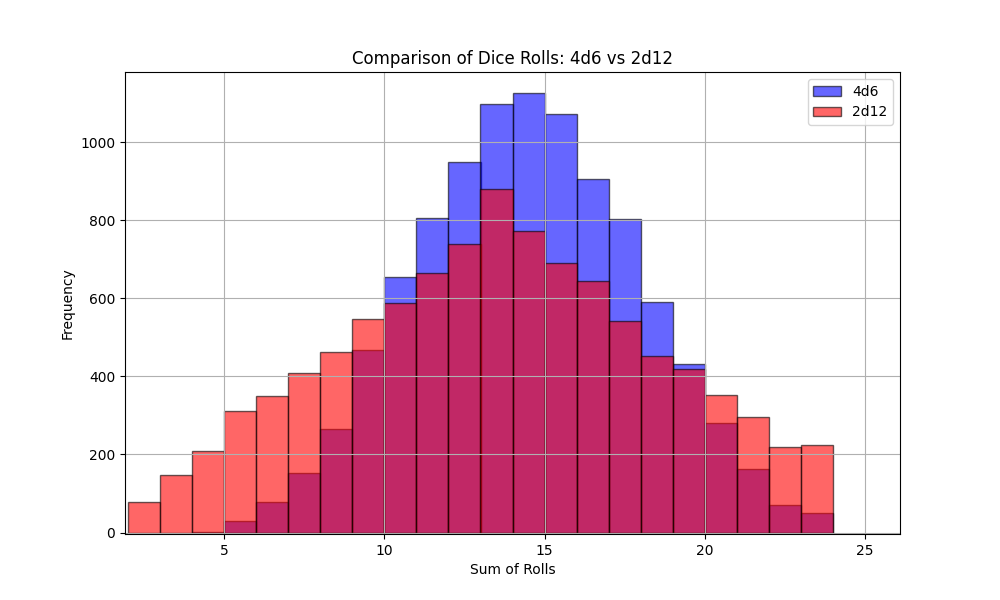

This figure's Python source:
import matplotlib.pyplot as plt
import numpy as np

# Number of simulations
simulations = 10000


def roll_4d6():
    return np.sum(np.random.randint(1, 7, 4))


def roll_2d12():
    return np.sum(np.random.randint(1, 13, 2))

# Simulate the rolls
rolls_4d6 = [roll_4d6() for _ in range(simulations)]
rolls_2d12 = [roll_2d12() for _ in range(simulations)]
print(roll_4d6())
print(roll_2d12())

plt.figure(figsize=(10, 6))


plt.hist(rolls_4d6, bins=range(4, 25), alpha=0.6, label='4d6', color='blue', edgecolor='black')

# Plot 2d12 distribution
plt.hist(rolls_2d12, bins=range(2, 25), alpha=0.6, label='2d12', color='red', edgecolor='black')

plt.title('Comparison of Dice Rolls: 4d6 vs 2d12')
plt.xlabel('Sum of Rolls')
plt.ylabel('Frequency')
plt.legend()
plt.grid(True)
plt.show()
